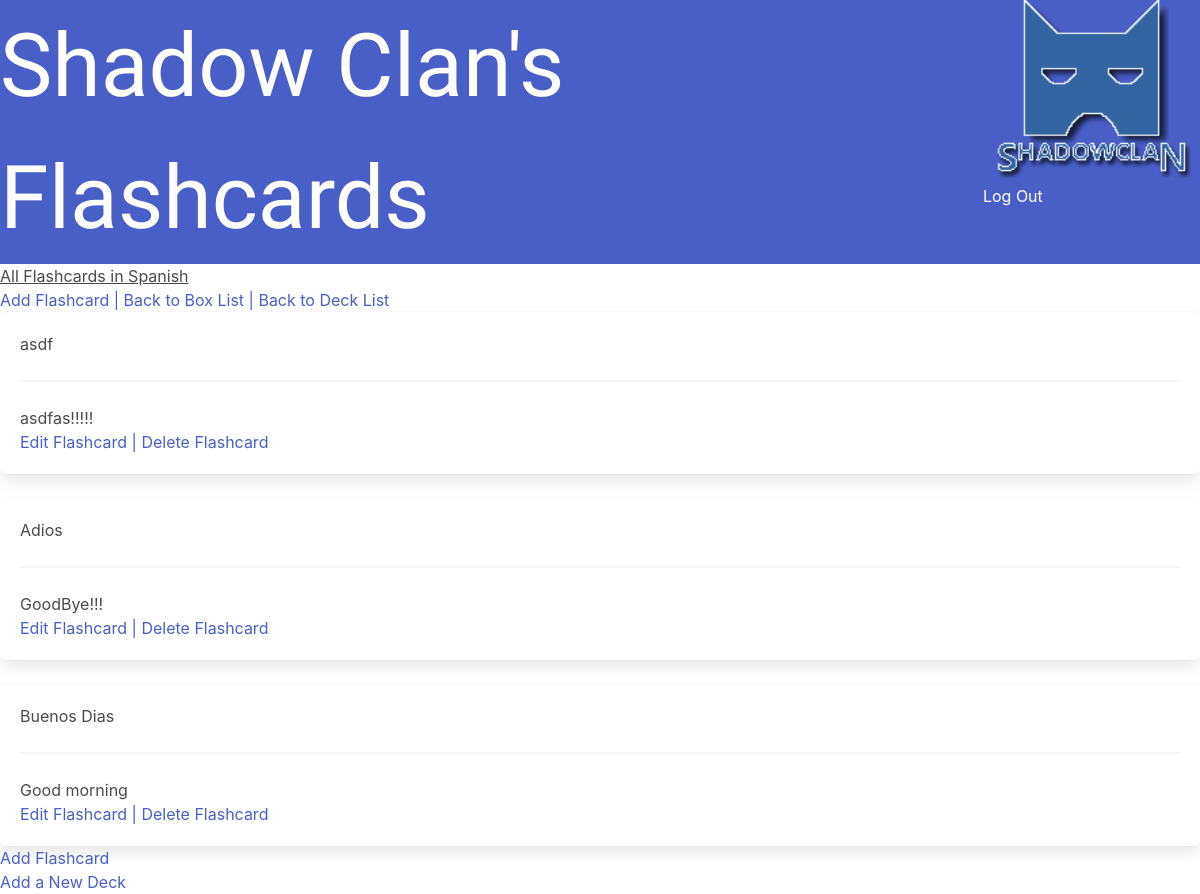
The page /decks/spanish (signed in) on the database as committed earlier.
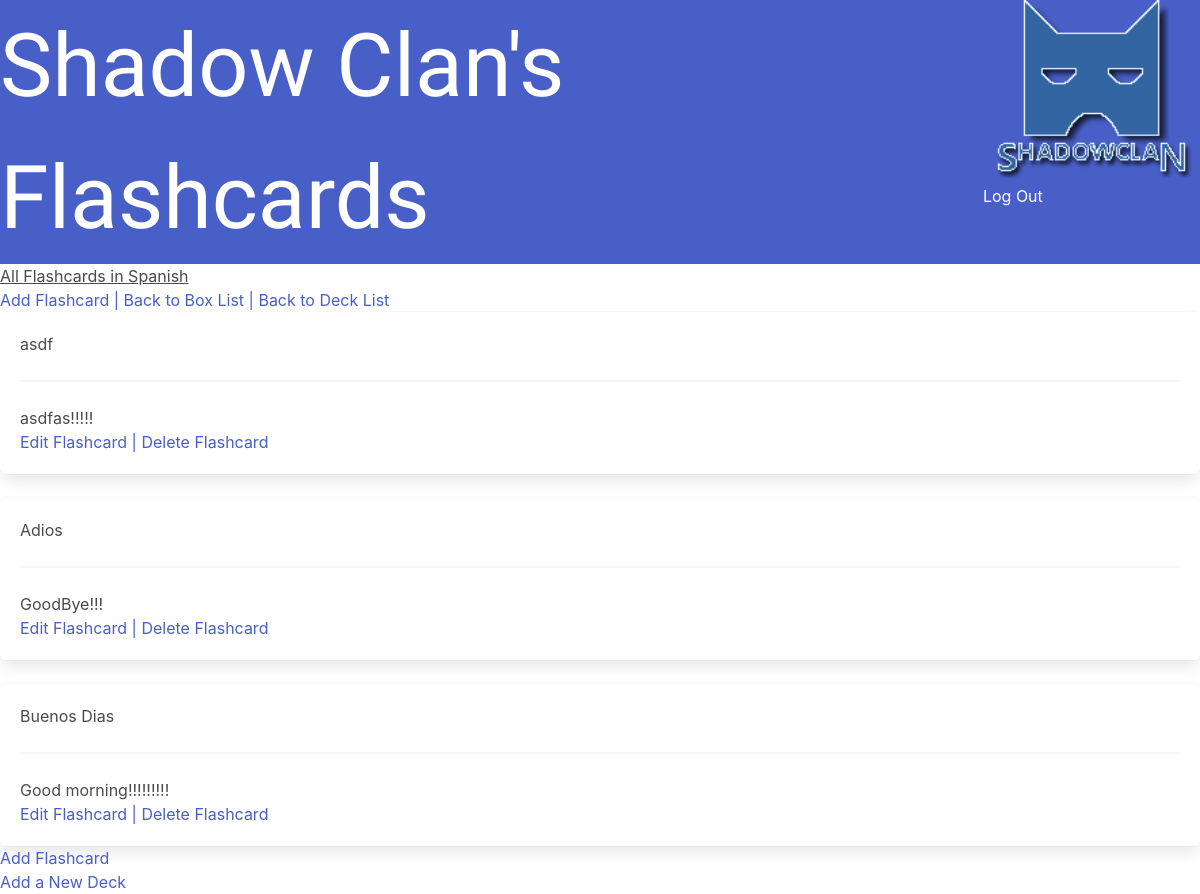
The same page on the database as committed later.
### flashcardsapp/models.py (models this page shows, shortened)
class FlashCard(models.Model):
    prompt = models.CharField(max_length=200)
    answer = models.CharField(max_length=1000)
    flashcard_deck = models.ForeignKey(
        Deck, on_delete=models.CASCADE, null=True, blank=True, related_name="flashcard_deck"
    )
    correct = models.BooleanField(default=True)
    missed = models.IntegerField(default=0)
    date = models.DateTimeField(auto_now_add=datetime.now)
    objects = models.Manager()
    box = models.ForeignKey(
        "Box", on_delete=models.CASCADE,   related_name="box", default="1"
    )
    card_seen = models.BooleanField(default=False)

### flashcardsapp/views.py (the view)
# urls.py: path("decks/<slug:slug>", flash_views.show_flashcards, name="show_flashcards"),
@ login_required
def show_flashcards(request, slug):
    deck = get_object_or_404(Deck, slug=slug)
    flashcards = FlashCard.objects.all().filter(flashcard_deck_id=deck.id)
    return render(request, "show_flashcards.html", {"deck": deck, "flashcards": flashcards})

### templates/show_flashcards.html
{% extends "base.html" %}
{% block content %}
<div class="p1 f3 lh-copy"><h1>All Flashcards in {{deck.name}}</h1></div>
<section>
  <a href={% url 'add_flashcard' slug=deck.slug %}>Add Flashcard |</a>
  <a href={% url 'choose_box' deck.slug %}> Back to Box List |</a>
  <a href={% url 'deck_list' %}> Back to Deck List </a>
<section class="pt4">
<section>
  {% for flashcard in flashcards %}
  <div class="box w-60 h-75 pb5 pt4">
      <p class="f3 lh-copy">{{ flashcard.prompt }} </p>
      <hr>
      <p class="pb3">{{ flashcard.answer }} </p>
<div>
      <a href={% url 'edit_flashcard' slug=deck.slug pk=flashcard.pk%}>Edit Flashcard |</a>
      <a href={% url 'delete_flashcard' slug=deck.slug pk=flashcard.pk%}>Delete Flashcard</a>
    </div>
 </div>
 {% endfor %}
</section>
<section>
  <a href={% url 'add_flashcard' slug=deck.slug %}>Add Flashcard</a>
<section class="pt4">
<section class="pt4">
  <a href={% url 'add_deck' pk=user.pk%}>Add a New Deck</a>
</section>
{% endblock content %}

Rows that differ between the two databases and show on the page:
changed FlashCard "Buenos Dias": answer "Good morning" → "Good morning!!!!!!!!!"
